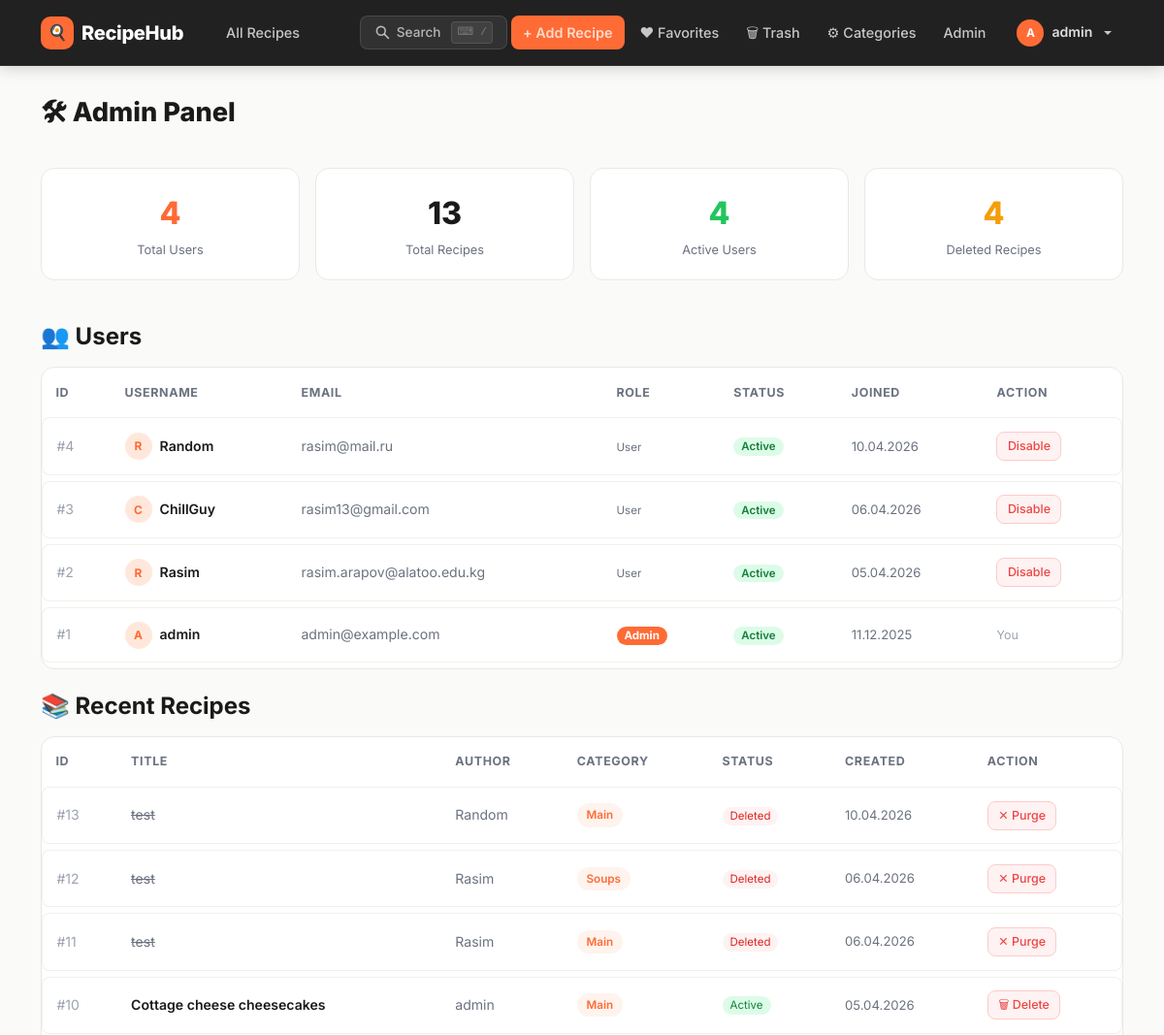
Page /admin (signed in, upper part) on the earlier database version.
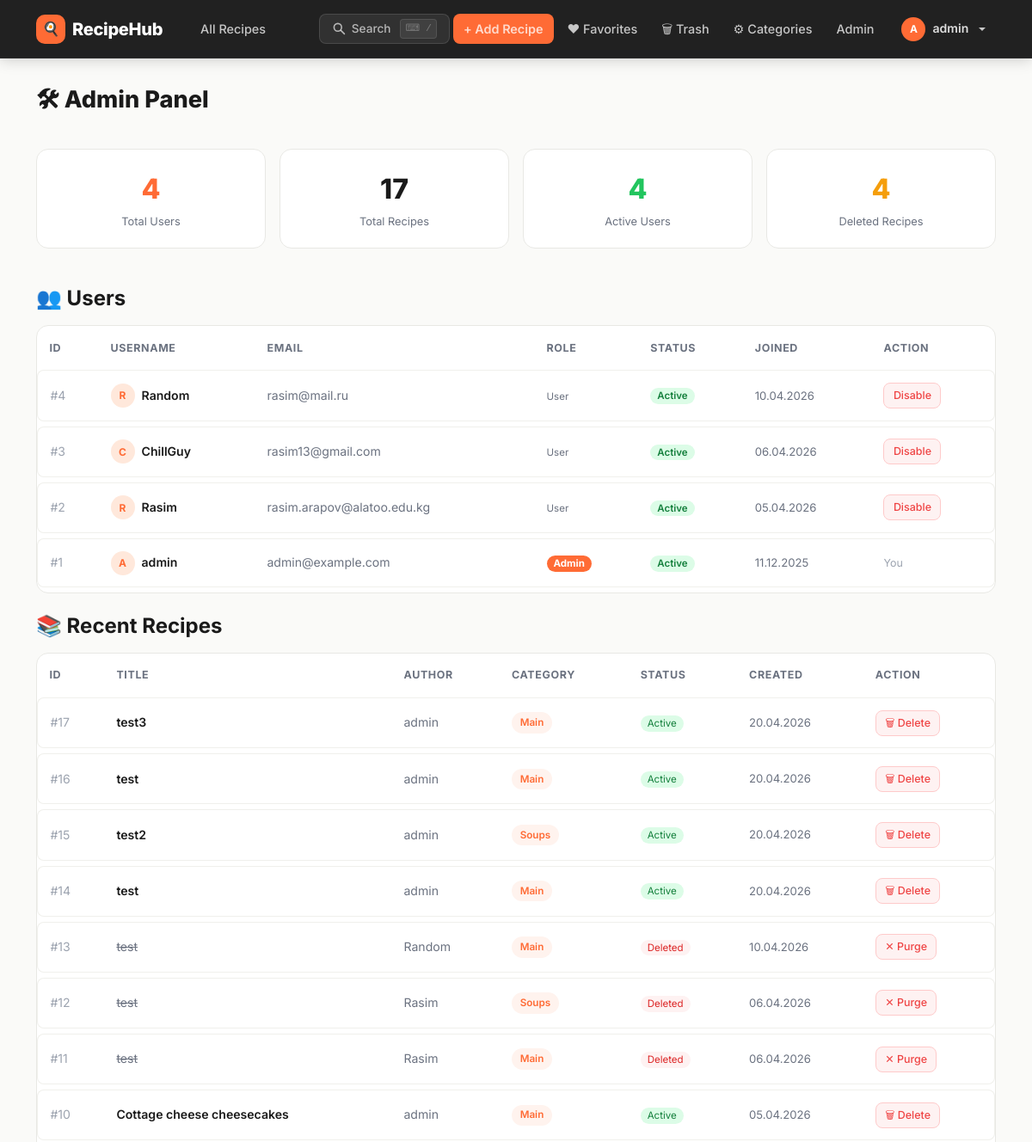
Same page on the later database version.
### entities/user.py (models this page shows, shortened)
class User(UserMixin, db.Model):
    __tablename__ = 'users'
    id            = db.Column(db.Integer, primary_key=True)
    username      = db.Column(db.String(100), unique=True, nullable=False)
    email         = db.Column(db.String(255), unique=True, nullable=False, index=True)
    password_hash = db.Column(db.String(255), nullable=False)
    role          = db.Column(db.String(20), default='user')  # 'user' | 'admin'
    bio           = db.Column(db.Text, nullable=True)
    avatar_path   = db.Column(db.String(512), nullable=True)
    is_active     = db.Column(db.Boolean, default=True, nullable=False)
    created_at    = db.Column(db.DateTime, default=datetime.utcnow)
    updated_at    = db.Column(db.DateTime, default=datetime.utcnow, onupdate=datetime.utcnow)
    recipes  = db.relationship('Recipe', backref='author', lazy='dynamic',
                               foreign_keys='Recipe.author_id')
    favorites = db.relationship('Favorite', backref='user', lazy='dynamic')
    ratings   = db.relationship('Rating',   backref='user', lazy='dynamic')
    comments  = db.relationship('Comment',  backref='user', lazy='dynamic')
    def is_admin(self):
        return self.role == 'admin'

### entities/recipe.py (models this page shows, shortened)
class Recipe(db.Model):
    __tablename__ = 'recipes'
    id          = db.Column(db.Integer, primary_key=True)
    title       = db.Column(db.String(255), nullable=False)
    description = db.Column(db.String(500), nullable=True)   # short summary
    ingredients  = db.Column(db.Text, nullable=False)
    instructions = db.Column(db.Text, nullable=False)
    prep_time  = db.Column(db.Integer,     nullable=True)   # minutes
    cook_time  = db.Column(db.Integer,     nullable=True)   # minutes
    servings   = db.Column(db.Integer,     nullable=True)
    difficulty = db.Column(db.String(20),  nullable=True)   # 'easy' | 'medium' | 'hard'
    image_path  = db.Column(db.String(512), nullable=True)
    author_id   = db.Column(db.Integer, db.ForeignKey('users.id'),      nullable=True)
    category_id = db.Column(db.Integer, db.ForeignKey('categories.id'), nullable=True)
    is_published = db.Column(db.Boolean, default=True,  nullable=False)
    is_deleted   = db.Column(db.Boolean, default=False, nullable=False, index=True)
    deleted_at   = db.Column(db.DateTime, nullable=True)
    view_count   = db.Column(db.Integer,  default=0,    nullable=False)
    created_at = db.Column(db.DateTime, default=datetime.utcnow)
    updated_at = db.Column(db.DateTime, default=datetime.utcnow, onupdate=datetime.utcnow)
    steps              = db.relationship('RecipeStep',       backref='recipe', lazy='dynamic',
                                         order_by='RecipeStep.step_number',
                                         cascade='all, delete-orphan')
    recipe_ingredients = db.relationship('RecipeIngredient', backref='recipe', lazy='dynamic',
                                         cascade='all, delete-orphan')
    tags               = db.relationship('Tag', secondary=recipe_tags,
                                         backref='recipes', lazy='subquery')
    favorites          = db.relationship('Favorite', backref='recipe', lazy='dynamic',
                                         cascade='all, delete-orphan')
    ratings            = db.relationship('Rating',   backref='recipe', lazy='dynamic',
                                         cascade='all, delete-orphan')
    comments           = db.relationship('Comment',  backref='recipe', lazy='dynamic',
                                         cascade='all, delete-orphan')

### entities/category.py (models this page shows, shortened)
class Category(db.Model):
    __tablename__ = 'categories'
    id          = db.Column(db.Integer, primary_key=True)
    name        = db.Column(db.String(120), unique=True, nullable=False)
    slug        = db.Column(db.String(140), unique=True, nullable=False)
    description = db.Column(db.String(255), nullable=True)
    image_path  = db.Column(db.String(512), nullable=True)
    created_at  = db.Column(db.DateTime, default=datetime.utcnow)
    recipes = db.relationship('Recipe', backref='category', lazy='dynamic')

### app.py (the view)
@app.route('/admin')
@login_required
def admin_panel():
    if not current_user.is_admin():
        flash('Access denied', 'danger')
        return redirect(url_for('index'))
    users   = User.query.order_by(User.created_at.desc()).all()
    recipes = Recipe.query.order_by(Recipe.created_at.desc()).all()
    return render_template('admin.html', users=users, recipes=recipes)

### templates/admin.html (shortened to what the changed rows need)
{% extends "base.html" %}
{% block content %}
<div class="page-header">
  <h1 class="page-header-title">
    🛠 Admin Panel
  </h1>
</div>
<div class="row g-3 mb-4">
  <div class="col-md-3 col-6">
    <div class="content-block" style="text-align:center;padding:1.25rem;">
      <div style="font-size:2rem;font-weight:800;color:var(--text);">{{ recipes|length }}</div>
      <div style="font-size:.8rem;color:var(--text-muted);margin-top:.2rem;">Total Recipes</div>
    </div>
  </div>
</div>
<h2 class="section-title mb-3">👥 Users</h2>
<div class="content-block mb-4" style="overflow-x:auto;">
  <table class="data-table">
    <thead>
      <tr>
        <th>ID</th>
        <th>Username</th>
        <th>Email</th>
        <th>Role</th>
        <th>Status</th>
        <th>Joined</th>
        <th>Action</th>
      </tr>
    </thead>
    <tbody>
      {% for u in users %}
      <tr>
        <td style="color:var(--text-light);">#{{ u.id }}</td>
        <td>
          <div style="display:flex;align-items:center;gap:.5rem;">
            {% if u.avatar_path %}
              <img src="/{{ u.avatar_path }}" style="width:28px;height:28px;border-radius:50%;object-fit:cover;">
            {% else %}
              <div style="width:28px;height:28px;border-radius:50%;background:var(--accent-pale);
                          color:var(--accent);font-weight:700;font-size:.75rem;
                          display:flex;align-items:center;justify-content:center;">
                {{ u.username[0].upper() }}
              </div>
            {% endif %}
            <a href="{{ url_for('profile', username=u.username) }}"
               style="font-weight:600;color:var(--text);">{{ u.username }}</a>
          </div>
        </td>
        <td style="color:var(--text-muted);">{{ u.email }}</td>
        <td>
          {% if u.is_admin() %}
            <span style="font-size:.72rem;font-weight:700;background:var(--accent);color:#fff;
                         padding:.15rem .5rem;border-radius:999px;">Admin</span>
          {% else %}
            <span style="font-size:.72rem;color:var(--text-muted);">User</span>
          {% endif %}
        </td>
        <td>
          {% if u.is_active %}
            <span style="font-size:.72rem;font-weight:600;background:#DCFCE7;color:#15803D;
                         padding:.15rem .5rem;border-radius:999px;">Active</span>
          {% else %}
            <span style="font-size:.72rem;font-weight:600;background:#FEF2F2;color:#DC2626;
                         padding:.15rem .5rem;border-radius:999px;">Disabled</span>
          {% endif %}
        </td>
        <td style="color:var(--text-muted);font-size:.82rem;">
          {{ u.created_at.strftime('%d.%m.%Y') }}
        </td>
        <td>
          {% if u.id != current_user.id %}
          <form method="post" action="{{ url_for('admin_toggle_user', user_id=u.id) }}"
                style="display:contents">
            <button class="{{ 'btn-danger-soft' if u.is_active else 'btn-ghost' }}"
                    style="font-size:.78rem;padding:.25rem .65rem;">
              {{ 'Disable' if u.is_active else 'Enable' }}
            </button>
          </form>
          {% else %}
            <span style="font-size:.78rem;color:var(--text-light);">You</span>
          {% endif %}
        </td>
      </tr>
      {% endfor %}
    </tbody>
  </table>
</div>
<h2 class="section-title mb-3">📚 Recent Recipes</h2>
<div class="content-block" style="overflow-x:auto;">
  <table class="data-table">
    <thead>
      <tr>
        <th>ID</th>
        <th>Title</th>
        <th>Author</th>
        <th>Category</th>
        <th>Status</th>
        <th>Created</th>
        <th>Action</th>
      </tr>
    </thead>
    <tbody>
      {% for r in recipes[:30] %}
      <tr>
        <td style="color:var(--text-light);">#{{ r.id }}</td>
        <td>
          {% if not r.is_deleted %}
            <a href="{{ url_for('recipe_page', recipe_id=r.id) }}"
               style="font-weight:600;color:var(--text);">{{ r.title }}</a>
          {% else %}
            <span style="color:var(--text-muted);text-decoration:line-through;">{{ r.title }}</span>
          {% endif %}
        </td>
        <td style="color:var(--text-muted);">
          {% if r.author %}{{ r.author.username }}{% else %}—{% endif %}
        </td>
        <td>
          {% if r.category %}
            <span class="cat-badge">{{ r.category.name }}</span>
          {% else %}
            <span style="color:var(--text-light);">—</span>
          {% endif %}
        </td>
        <td>
          {% if r.is_deleted %}
            <span style="font-size:.72rem;background:#FEF2F2;color:#DC2626;
                         padding:.15rem .5rem;border-radius:999px;">Deleted</span>
          {% else %}
            <span style="font-size:.72rem;background:#DCFCE7;color:#15803D;
                         padding:.15rem .5rem;border-radius:999px;">Active</span>
          {% endif %}
        </td>
        <td style="color:var(--text-muted);font-size:.82rem;">
          {{ r.created_at.strftime('%d.%m.%Y') }}
        </td>
        <td>
          {% if not r.is_deleted %}
          <form method="post" action="{{ url_for('delete_recipe', recipe_id=r.id) }}"
                style="display:contents">
            <button class="btn-danger-soft" style="font-size:.78rem;padding:.25rem .65rem;"
                    onclick="return confirm('Move to trash?')">
              🗑 Delete
            </button>
          </form>
          {% else %}
            <form method="post" action="{{ url_for('trash_permanent', recipe_id=r.id) }}"
                  style="display:contents">
              <button class="btn-danger-soft" style="font-size:.78rem;padding:.25rem .65rem;"
                      onclick="return confirm('Permanently delete?')">
                ✕ Purge
              </button>
            </form>
          {% endif %}
        </td>
      </tr>
      {% endfor %}
    </tbody>
  </table>
</div>
{% endblock %}

### templates/base.html (shortened to what this page needs)
<!doctype html>
<html lang="en">
<head>
  <link href="https://cdn.jsdelivr.net/npm/bootstrap@5.3.0/dist/css/bootstrap.min.css" rel="stylesheet">
  <link rel="stylesheet" href="{{ url_for('static', filename='css/main.css') }}">
</head>
<body>
<nav class="navbar navbar-expand-lg">
  <div class="container">
    <a class="navbar-brand" href="{{ url_for('index') }}">
      <span class="brand-icon">🍳</span>
      RecipeHub
    </a>
    <div class="collapse navbar-collapse" id="navMenu">
      <ul class="navbar-nav me-auto ms-3">
        <li class="nav-item">
          <a class="nav-link" href="{{ url_for('all_recipes') }}">All Recipes</a>
        </li>
      </ul>
      <ul class="navbar-nav ms-auto align-items-center gap-1">
        <li class="nav-item">
          <button class="nav-search-btn" id="navSearchTrigger" title="Search (/)">
            <svg width="16" height="16" viewBox="0 0 20 20" fill="none"
                 stroke="currentColor" stroke-width="2" stroke-linecap="round">
              <circle cx="8.5" cy="8.5" r="5.5"/>
              <line x1="13" y1="13" x2="18" y2="18"/>
            </svg>
            Search
            <span class="nav-search-hint">⌨ /</span>
          </button>
        </li>
        {% if current_user.is_authenticated %}
          <li class="nav-item">
            <a class="nav-link nav-add-btn" href="{{ url_for('add_recipe') }}">+ Add Recipe</a>
          </li>
          <li class="nav-item">
            <a class="nav-link" href="{{ url_for('favorites') }}">♥ Favorites</a>
          </li>
          <li class="nav-item">
            <a class="nav-link" href="{{ url_for('trash') }}">🗑 Trash</a>
          </li>
          {% if current_user.is_admin() %}
            <li class="nav-item">
              <a class="nav-link" href="{{ url_for('categories') }}">⚙ Categories</a>
            </li>
            <li class="nav-item">
              <a class="nav-link" href="{{ url_for('admin_panel') }}">Admin</a>
            </li>
          {% endif %}
          <li class="nav-item dropdown ms-1">
            <a class="nav-link dropdown-toggle d-flex align-items-center gap-2"
               href="#" data-bs-toggle="dropdown">
              {% if current_user.avatar_path %}
                <img src="/{{ current_user.avatar_path }}" class="nav-avatar" alt="">
              {% else %}
                <span class="nav-avatar-placeholder">{{ current_user.username[0].upper() }}</span>
              {% endif %}
              <span style="font-size:.88rem;font-weight:600;color:rgba(255,255,255,.85)">
                {{ current_user.username }}
              </span>
            </a>
          </li>
        {% endif %}
      </ul>
    </div>
  </div>
</nav>
<main class="main-content">
  <div class="container">
    <div class="page-enter">
      {% block content %}{% endblock %}
    </div>
  </div>
</main>
</body>
</html>

Differences in the rows shown:
added Recipe: id "17", title "test3", author.username "admin", category.name "Main", is_deleted "Active", created_at "20.04.2026"
added Recipe: id "16", title "test", author.username "admin", category.name "Main", is_deleted "Active", created_at "20.04.2026"
added Recipe: id "15", title "test2", author.username "admin", category.name "Soups", is_deleted "Active", created_at "20.04.2026"
added Recipe: id "14", title "test", author.username "admin", category.name "Main", is_deleted "Active", created_at "20.04.2026"
Other differences:
{{ recipes|length }}: "13" → "17"
